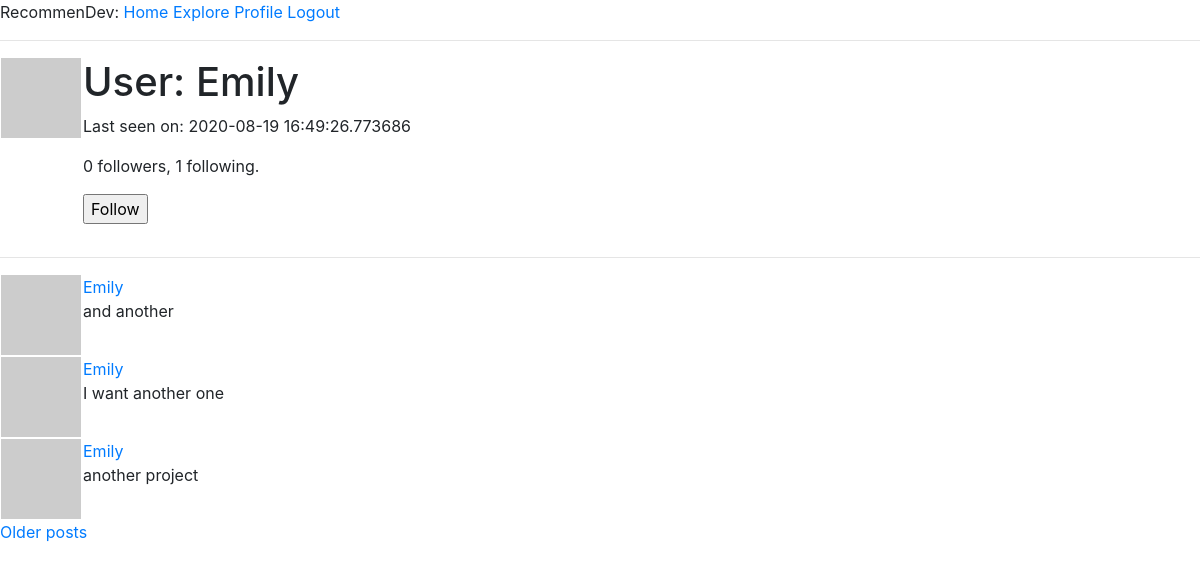
Page /user/Emily (signed in) on the committed database.
### app/models.py (models this page shows, shortened)
class User(UserMixin, db.Model):
    id = db.Column(db.Integer, primary_key=True)
    username = db.Column(db.String(30), index=True, unique=True)
    email = db.Column(db.String(50), index=True, unique=True)
    password_hash = db.Column(db.String(128))
    projects = db.relationship('Project', backref='owner', lazy='dynamic')
    about_me = db.Column(db.String(140))
    last_seen = db.Column(db.DateTime, default=datetime.utcnow)
    followed = db.relationship(
        'User', secondary=followers,
        primaryjoin=(followers.c.follower_id == id),
        secondaryjoin=(followers.c.followed_id == id),
        backref=db.backref('followers', lazy='dynamic'), lazy='dynamic')
    def avatar(self, size):
        digest = md5(self.email.lower().encode('utf-8')).hexdigest()
        return 'https://www.gravatar.com/avatar/{}?d=retro&s={}'.format(digest, size)
    def is_following(self, user):
        return self.followed.filter(
            followers.c.followed_id == user.id).count() > 0

class Project(db.Model):
    id = db.Column(db.Integer, primary_key=True)
    user_id = db.Column(db.Integer, db.ForeignKey('user.id'))
    title = db.Column(db.String(60))
    description = db.Column(db.String(150))
    timestamp = db.Column(db.DateTime, index=True, default=datetime.utcnow)
    language = db.Column(db.String(15))
    git_url = db.Column(db.String(50))
    img_url = db.Column(db.String(50))

### app/routes.py (the view)
@app.route('/user/<username>')
@login_required
def user(username):
    user = User.query.filter_by(username=username).first_or_404()
    page = request.args.get('page', 1, type=int)
    projects = user.projects.order_by(Project.timestamp.desc()).paginate(page, app.config['POSTS_PER_PAGE'], False)
    next_url = url_for('user', username=user.username, page=projects.next_num) \
        if projects.has_next else None
    prev_url = url_for('user', username=user.username, page=projects.prev_num) \
        if projects.has_prev else None
    form = EmptyForm()
    return render_template('user.html', title=f'{user.username}\'s profile', user=user, projects=projects.items, next_url=next_url, prev_url=prev_url, form=form)

### app/forms.py
class EmptyForm(FlaskForm):
    submit = SubmitField('Submit')

### app/models.py (called while the page is built)
@login.user_loader
def load_user(id):
    return User.query.get(int(id))

### app/routes.py (called while the page is built)
@app.before_request
def before_request():
    if current_user.is_authenticated:
        current_user.last_seen = datetime.utcnow()
        db.session.commit()

### app/templates/user.html (shortened to what this page needs)
{% extends "base.html" %}
{% block content %}
    <table>
        <tr valign="top">
            <td><img src="{{ user.avatar(128) }}"></td>
            <td>
                <h1>User: {{ user.username }}</h1>
                {% if user.last_seen %}<p>Last seen on: {{ user.last_seen }}</p>{% endif %}
                <p>{{ user.followers.count() }} followers, {{ user.followed.count() }} following.</p>
                {% if user == current_user %}
                <p><a href="{{ url_for('edit_profile') }}">Edit my profile</a></p>
                {% elif not current_user.is_following(user) %}
                    <p>
                        <form action="{{ url_for('follow', username=user.username) }}" method="post">
                            {{ form.submit(value='Follow') }}
                        </form>
                    </p>
                {% endif %}
            </td>
        </tr>
    </table>
    <hr>
    {% for project in projects %}
        {% include '_project.html' %}
    {% endfor %}
    {% if next_url %}
    <a href="{{ next_url }}">Older posts</a>
    {% endif %}
{% endblock %}

### app/templates/_project.html
<table>
    <tr valign="top">
        <td><img src="{{ project.owner.avatar(36) }}"></td>
        <td>
            <a href="{{ url_for('user', username=project.owner.username) }}">
                {{ project.owner.username }}
            </a>
            <br>{{ project.title }}
        </td>
    </tr>
</table>

### rows in the picture
User: username "Emily", last_seen "2020-08-19 16:49:26.773686"
Project: owner.username "Emily", title "and another"
Project: owner.username "Emily", title "I want another one"
Project: owner.username "Emily", title "another project"

### other values in the picture
{{ user.followers.count() }} "0"
{{ user.followed.count() }} "1"
